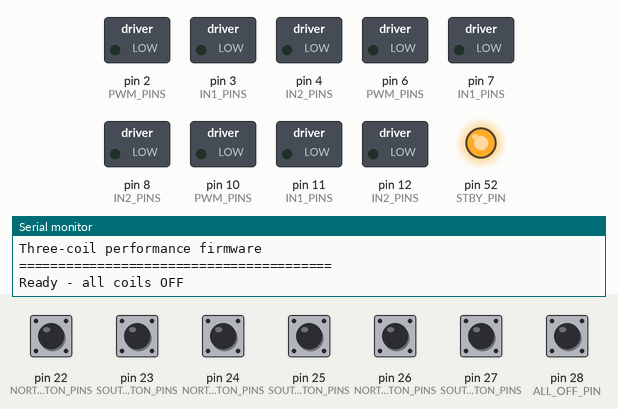
Simulated run of this sketch. Board: Arduino Mega 2560, built with avr-gcc and run on an emulated ATmega2560. On the bench: switched loads named in the sketch (green lamp = pin HIGH), output pins drawn as LEDs (lit = HIGH), the last lines printed to the serial monitor. The inputs (shaded band) are chosen by the test bench; at power-on: pin 22 (NORTH_BUTTON_PINS), pin 23 (SOUTH_BUTTON_PINS), pin 24 (NORTH_BUTTON_PINS), pin 25 (SOUTH_BUTTON_PINS), pin 26 (NORTH_BUTTON_PINS), pin 27 (SOUTH_BUTTON_PINS), pin 28 (ALL_OFF_PIN) HIGH.

Above: at 1.2 s.
1.3 s: pin 22 (NORTH_BUTTON_PINS) pulled LOW for 0.15 s
At 1.37 s:
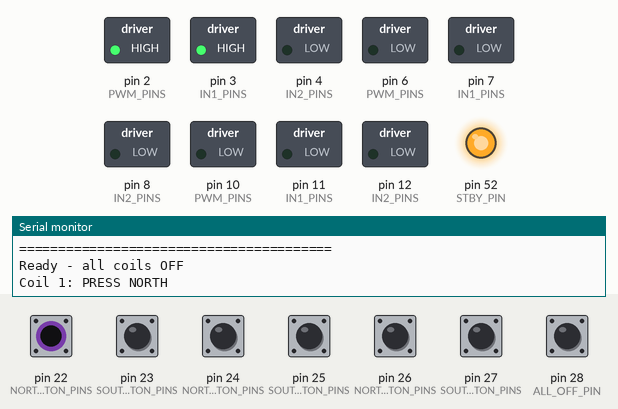
2.9 s: pin 23 (SOUTH_BUTTON_PINS) pulled LOW for 0.15 s
At 2.97 s:
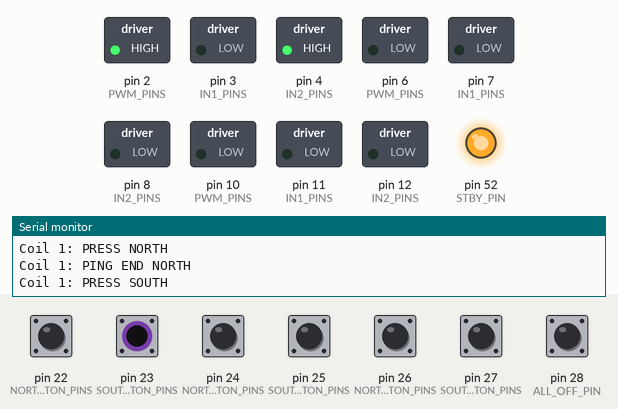
4.5 s: pin 24 (NORTH_BUTTON_PINS) pulled LOW for 1 s
At 5.0 s:
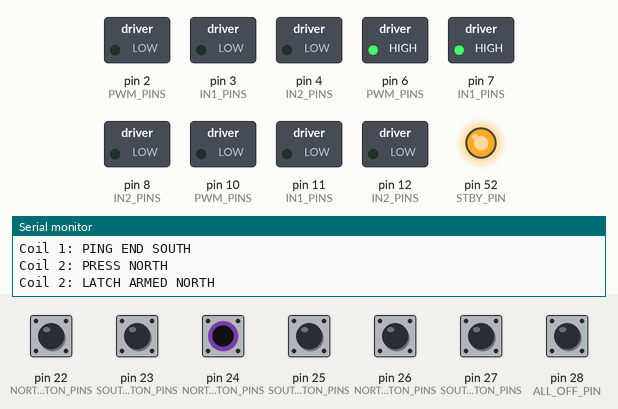
7.0 s: pin 25 (SOUTH_BUTTON_PINS) pulled LOW for 0.15 s
At 7.07 s:
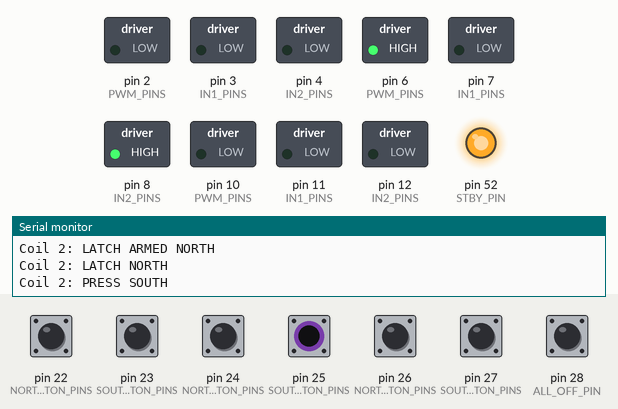
8.6 s: pin 27 (SOUTH_BUTTON_PINS) pulled LOW for 1 s
At 9.3 s:
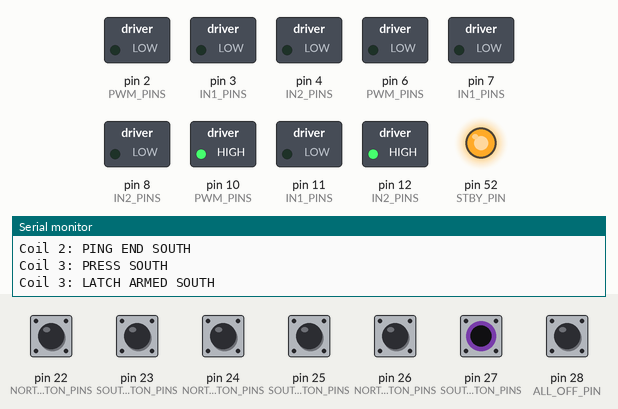
11.1 s: pin 26 (NORTH_BUTTON_PINS) pulled LOW for 0.15 s
At 11.17 s:
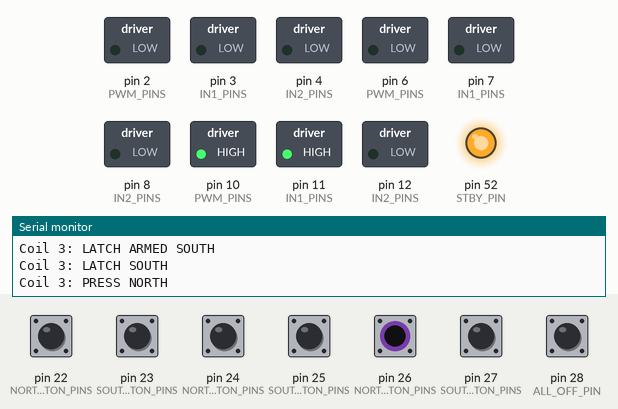
Timing chart, 0 to 13.7 s (numbered marks = the images above; inputs shaded):
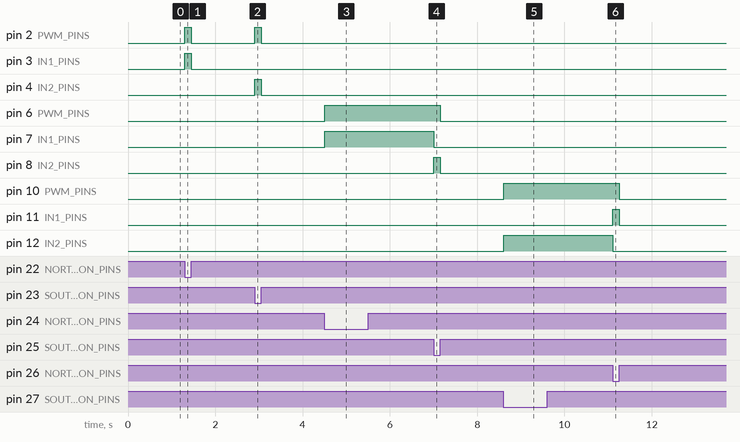

The sketch:

PendulumController_v1_0.ino
```cpp
/*
  ============================================================
  Pendulum Controller v1.0
  ============================================================

  Hardware:
    - Arduino Mega
    - 2 x TB6612FNG dual H-bridge boards
    - 3 x electromagnet coils
    - 2 momentary buttons per coil: NORTH and SOUTH
    - 1 momentary ALL OFF button

  Arduino pin map:
    Coil 1: PWM D2,  IN1 D3,  IN2 D4
    Coil 2: PWM D6,  IN1 D7,  IN2 D8
    Coil 3: PWM D10, IN1 D11, IN2 D12

    Coil 1 buttons: NORTH D22, SOUTH D23
    Coil 2 buttons: NORTH D24, SOUTH D25
    Coil 3 buttons: NORTH D26, SOUTH D27

    ALL OFF: D28
    Shared TB6612 STBY: D52

  Playing behaviour:
    - Coil responds as soon as a direction button is pressed.
    - Short press: momentary "ping"; coil turns off on release.
    - Long press (>= LATCH_TIME_MS): polarity latches on after release.
    - Short press of the currently latched direction: unlatches immediately.
      Keeping that same press held does not latch again; release first, then
      press-and-hold again if you want to relatch.
    - Pressing the opposite direction while latched reverses safely:
        short press -> opposite-direction ping, then off on release
        long press  -> opposite direction remains latched on release
    - ALL OFF clears every output and latch immediately.
    - Direct polarity reversals include non-blocking dead-time.
    - Simultaneous NORTH + SOUTH on one coil forces that coil off until both
      buttons are released.

  Notes:
    - Buttons connect between their Arduino pin and GND.
    - INPUT_PULLUP is used; no external button resistors are required.
    - TB6612 VCC connects to Arduino 5 V.
    - TB6612 VM connects to the 12 V coil supply.
    - Arduino GND, TB6612 GND and 12 V supply negative must be common.
    - External bridge rectifiers are not used with the TB6612 outputs.
*/

#include <Arduino.h>

// ============================================================
// User-adjustable settings
// ============================================================

constexpr uint8_t NUM_COILS = 3;

constexpr unsigned long LATCH_TIME_MS = 400;
constexpr unsigned long DEBOUNCE_MS   = 3;
constexpr unsigned long DEAD_TIME_MS  = 2;

constexpr uint8_t FULL_POWER = 255;

// Set to true while testing with Serial Monitor at 115200 baud.
constexpr bool DEBUG_SERIAL = true;

// ============================================================
// Pin assignments
// ============================================================

constexpr uint8_t STBY_PIN    = 52;
constexpr uint8_t ALL_OFF_PIN = 28;

constexpr uint8_t PWM_PINS[NUM_COILS]   = {2, 6, 10};
constexpr uint8_t IN1_PINS[NUM_COILS]   = {3, 7, 11};
constexpr uint8_t IN2_PINS[NUM_COILS]   = {4, 8, 12};

constexpr uint8_t NORTH_BUTTON_PINS[NUM_COILS] = {22, 24, 26};
constexpr uint8_t SOUTH_BUTTON_PINS[NUM_COILS] = {23, 25, 27};

// ============================================================
// Basic types
// ============================================================

enum class Direction : uint8_t {
  Off,
  North,
  South
};

enum class DriverPhase : uint8_t {
  Ready,
  DeadTime
};

// ============================================================
// Debounced active-low momentary button
// ============================================================

struct Button {
  uint8_t pin = 0;

  bool rawPressed = false;
  bool stablePressed = false;
  bool previousStablePressed = false;

  unsigned long rawChangedAt = 0;

  bool justPressed = false;
  bool justReleased = false;

  void begin(uint8_t assignedPin) {
    pin = assignedPin;
    pinMode(pin, INPUT_PULLUP);

    const bool initialPressed = (digitalRead(pin) == LOW);
    rawPressed = initialPressed;
    stablePressed = initialPressed;
    previousStablePressed = initialPressed;
    rawChangedAt = millis();

    justPressed = false;
    justReleased = false;
  }

  void update(unsigned long now) {
    justPressed = false;
    justReleased = false;

    const bool newRawPressed = (digitalRead(pin) == LOW);

    if (newRawPressed != rawPressed) {
      rawPressed = newRawPressed;
      rawChangedAt = now;
    }

    if ((now - rawChangedAt) >= DEBOUNCE_MS &&
        stablePressed != rawPressed) {
      previousStablePressed = stablePressed;
      stablePressed = rawPressed;

      justPressed = (!previousStablePressed && stablePressed);
      justReleased = (previousStablePressed && !stablePressed);
    }
  }

  bool isPressed() const {
    return stablePressed;
  }
};

// ============================================================
// Coil channel state
// ============================================================

struct CoilChannel {
  uint8_t index = 0;

  uint8_t pwmPin = 0;
  uint8_t in1Pin = 0;
  uint8_t in2Pin = 0;

  Button northButton;
  Button southButton;

  // What the bridge is physically outputting now.
  Direction outputDirection = Direction::Off;

  // Direction requested after safe dead-time.
  Direction pendingDirection = Direction::Off;

  DriverPhase driverPhase = DriverPhase::Ready;
  unsigned long deadTimeStartedAt = 0;

  // Persistent musical state.
  Direction latchedDirection = Direction::Off;

  // Current press gesture that may become a ping or latch.
  bool gestureActive = false;
  Direction gestureDirection = Direction::Off;
  unsigned long gestureStartedAt = 0;
  bool gesturePassedLatchTime = false;

  // Same-direction press used only to cancel an existing latch.
  // It must be released before it can be used to latch again.
  bool suppressNorthUntilRelease = false;
  bool suppressSouthUntilRelease = false;

  // Safety state if both direction buttons are held simultaneously.
  bool buttonConflict = false;
};

CoilChannel coils[NUM_COILS];
Button allOffButton;

// ============================================================
// Debug helpers
// ============================================================

const __FlashStringHelper* directionName(Direction direction) {
  switch (direction) {
    case Direction::North: return F("NORTH");
    case Direction::South: return F("SOUTH");
    default:               return F("OFF");
  }
}

void debugEvent(uint8_t coilIndex,
                const __FlashStringHelper* event,
                Direction direction = Direction::Off) {
  if (!DEBUG_SERIAL) {
    return;
  }

  Serial.print(F("Coil "));
  Serial.print(coilIndex + 1);
  Serial.print(F(": "));
  Serial.print(event);

  if (direction != Direction::Off) {
    Serial.print(F(" "));
    Serial.print(directionName(direction));
  }

  Serial.println();
}

// ============================================================
// Low-level TB6612 output functions
// ============================================================

void writeBridgeOff(CoilChannel& coil) {
  analogWrite(coil.pwmPin, 0);
  digitalWrite(coil.in1Pin, LOW);
  digitalWrite(coil.in2Pin, LOW);
  coil.outputDirection = Direction::Off;
}

void writeBridgeDirection(CoilChannel& coil, Direction direction) {
  if (direction == Direction::North) {
    digitalWrite(coil.in1Pin, HIGH);
    digitalWrite(coil.in2Pin, LOW);
    analogWrite(coil.pwmPin, FULL_POWER);
    coil.outputDirection = Direction::North;
  } else if (direction == Direction::South) {
    digitalWrite(coil.in1Pin, LOW);
    digitalWrite(coil.in2Pin, HIGH);
    analogWrite(coil.pwmPin, FULL_POWER);
    coil.outputDirection = Direction::South;
  } else {
    writeBridgeOff(coil);
  }
}

// Request a direction without ever switching directly from one polarity
// to the other. Reversals first go OFF, then wait DEAD_TIME_MS.
void requestOutput(CoilChannel& coil,
                   Direction requested,
                   unsigned long now) {
  if (requested == Direction::Off) {
    coil.pendingDirection = Direction::Off;
    coil.driverPhase = DriverPhase::Ready;
    writeBridgeOff(coil);
    return;
  }

  if (coil.driverPhase == DriverPhase::DeadTime) {
    // The bridge is already off. Update the intended destination while
    // preserving the dead-time that has already elapsed.
    coil.pendingDirection = requested;
    return;
  }

  if (coil.outputDirection == requested) {
    return;
  }

  if (coil.outputDirection == Direction::Off) {
    // Starting from OFF does not require reversal dead-time.
    coil.pendingDirection = Direction::Off;
    writeBridgeDirection(coil, requested);
    return;
  }

  // A true polarity reversal: switch off now, then wait.
  writeBridgeOff(coil);
  coil.pendingDirection = requested;
  coil.deadTimeStartedAt = now;
  coil.driverPhase = DriverPhase::DeadTime;
}

void updateDriver(CoilChannel& coil, unsigned long now) {
  if (coil.driverPhase != DriverPhase::DeadTime) {
    return;
  }

  if ((now - coil.deadTimeStartedAt) < DEAD_TIME_MS) {
    return;
  }

  const Direction destination = coil.pendingDirection;

  coil.pendingDirection = Direction::Off;
  coil.driverPhase = DriverPhase::Ready;

  if (destination != Direction::Off) {
    writeBridgeDirection(coil, destination);
  }
}

// ============================================================
// Musical state helpers
// ============================================================

void clearGesture(CoilChannel& coil) {
  coil.gestureActive = false;
  coil.gestureDirection = Direction::Off;
  coil.gestureStartedAt = 0;
  coil.gesturePassedLatchTime = false;
}

void forceCoilOff(CoilChannel& coil) {
  coil.latchedDirection = Direction::Off;
  clearGesture(coil);

  coil.pendingDirection = Direction::Off;
  coil.driverPhase = DriverPhase::Ready;

  coil.suppressNorthUntilRelease = false;
  coil.suppressSouthUntilRelease = false;

  writeBridgeOff(coil);
}

void forceAllOff() {
  for (uint8_t i = 0; i < NUM_COILS; ++i) {
    forceCoilOff(coils[i]);
  }

  if (DEBUG_SERIAL) {
    Serial.println(F("ALL OFF"));
  }
}

void beginGesture(CoilChannel& coil,
                  Direction direction,
                  unsigned long now) {
  coil.latchedDirection = Direction::Off;

  coil.gestureActive = true;
  coil.gestureDirection = direction;
  coil.gestureStartedAt = now;
  coil.gesturePassedLatchTime = false;

  requestOutput(coil, direction, now);
  debugEvent(coil.index, F("PRESS"), direction);
}

void cancelExistingLatchWithSameButton(CoilChannel& coil,
                                       Direction direction,
                                       unsigned long now) {
  (void)now;

  coil.latchedDirection = Direction::Off;
  clearGesture(coil);
  requestOutput(coil, Direction::Off, now);

  if (direction == Direction::North) {
    coil.suppressNorthUntilRelease = true;
  } else {
    coil.suppressSouthUntilRelease = true;
  }

  debugEvent(coil.index, F("UNLATCH"), direction);
}

void handleDirectionPress(CoilChannel& coil,
                          Direction direction,
                          unsigned long now) {
  const bool cancellingSameLatch =
      (coil.latchedDirection == direction);

  if (cancellingSameLatch) {
    cancelExistingLatchWithSameButton(coil, direction, now);
    return;
  }

  // Pressing the opposite direction, whether from OFF or from a latch,
  // starts a fresh gesture immediately.
  beginGesture(coil, direction, now);
}

void handleDirectionRelease(CoilChannel& coil,
                            Direction direction,
                            unsigned long now) {
  bool& suppressed =
      (direction == Direction::North)
          ? coil.suppressNorthUntilRelease
          : coil.suppressSouthUntilRelease;

  if (suppressed) {
    suppressed = false;
    return;
  }

  if (!coil.gestureActive || coil.gestureDirection != direction) {
    return;
  }

  const unsigned long heldFor = now - coil.gestureStartedAt;
  const bool shouldLatch =
      coil.gesturePassedLatchTime || heldFor >= LATCH_TIME_MS;

  if (shouldLatch) {
    coil.latchedDirection = direction;
    clearGesture(coil);
    requestOutput(coil, direction, now);
    debugEvent(coil.index, F("LATCH"), direction);
  } else {
    coil.latchedDirection = Direction::Off;
    clearGesture(coil);
    requestOutput(coil, Direction::Off, now);
    debugEvent(coil.index, F("PING END"), direction);
  }
}

void updateGestureLatchQualification(CoilChannel& coil,
                                     unsigned long now) {
  if (!coil.gestureActive || coil.gesturePassedLatchTime) {
    return;
  }

  const bool matchingButtonStillHeld =
      (coil.gestureDirection == Direction::North)
          ? coil.northButton.isPressed()
          : coil.southButton.isPressed();

  if (!matchingButtonStillHeld) {
    return;
  }

  if ((now - coil.gestureStartedAt) >= LATCH_TIME_MS) {
    coil.gesturePassedLatchTime = true;
    debugEvent(coil.index, F("LATCH ARMED"), coil.gestureDirection);
  }
}

// ============================================================
// Per-coil input and state update
// ============================================================

void updateCoil(CoilChannel& coil, unsigned long now) {
  coil.northButton.update(now);
  coil.southButton.update(now);

  const bool bothPressed =
      coil.northButton.isPressed() &&
      coil.southButton.isPressed();

  if (bothPressed) {
    if (!coil.buttonConflict) {
      coil.buttonConflict = true;
      forceCoilOff(coil);
      debugEvent(coil.index, F("BUTTON CONFLICT - OFF"));
    }

    updateDriver(coil, now);
    return;
  }

  if (coil.buttonConflict) {
    // Stay locked out until both direction buttons are released.
    if (!coil.northButton.isPressed() &&
        !coil.southButton.isPressed()) {
      coil.buttonConflict = false;
      debugEvent(coil.index, F("BUTTON CONFLICT CLEARED"));
    }

    updateDriver(coil, now);
    return;
  }

  if (coil.northButton.justPressed) {
    handleDirectionPress(coil, Direction::North, now);
  }

  if (coil.southButton.justPressed) {
    handleDirectionPress(coil, Direction::South, now);
  }

  if (coil.northButton.justReleased) {
    handleDirectionRelease(coil, Direction::North, now);
  }

  if (coil.southButton.justReleased) {
    handleDirectionRelease(coil, Direction::South, now);
  }

  updateGestureLatchQualification(coil, now);
  updateDriver(coil, now);
}

// ============================================================
// Setup
// ============================================================

void setup() {
  // Keep both TB6612 boards disabled while pins are configured.
  pinMode(STBY_PIN, OUTPUT);
  digitalWrite(STBY_PIN, LOW);

  if (DEBUG_SERIAL) {
    Serial.begin(115200);
    Serial.println();
    Serial.println(F("========================================"));
    Serial.println(F("Pendulum Controller v1.0"));
    Serial.println(F("Three-coil performance firmware"));
    Serial.println(F("========================================"));
  }

  allOffButton.begin(ALL_OFF_PIN);

  for (uint8_t i = 0; i < NUM_COILS; ++i) {
    CoilChannel& coil = coils[i];

    coil.index = i;
    coil.pwmPin = PWM_PINS[i];
    coil.in1Pin = IN1_PINS[i];
    coil.in2Pin = IN2_PINS[i];

    pinMode(coil.pwmPin, OUTPUT);
    pinMode(coil.in1Pin, OUTPUT);
    pinMode(coil.in2Pin, OUTPUT);

    coil.northButton.begin(NORTH_BUTTON_PINS[i]);
    coil.southButton.begin(SOUTH_BUTTON_PINS[i]);

    forceCoilOff(coil);
  }

  // Outputs are now known-safe; enable the driver boards.
  digitalWrite(STBY_PIN, HIGH);

  if (DEBUG_SERIAL) {
    Serial.println(F("Ready - all coils OFF"));
  }
}

// ============================================================
// Main loop
// ============================================================

void loop() {
  const unsigned long now = millis();

  allOffButton.update(now);

  // Holding ALL OFF prevents any coil input from re-energising outputs.
  if (allOffButton.isPressed()) {
    if (allOffButton.justPressed) {
      forceAllOff();
    }

    // Continue updating direction buttons so their debounce state remains
    // current, but keep every output firmly off.
    for (uint8_t i = 0; i < NUM_COILS; ++i) {
      coils[i].northButton.update(now);
      coils[i].southButton.update(now);
      writeBridgeOff(coils[i]);
    }

    return;
  }

  for (uint8_t i = 0; i < NUM_COILS; ++i) {
    updateCoil(coils[i], now);
  }
}
```

Measured:
- after the input at 1.3 s, pin 2 (PWM_PINS), pin 3 (IN1_PINS): LOW → HIGH at once, → LOW 0.15 s later
- after the input at 2.9 s, pin 2 (PWM_PINS), pin 4 (IN2_PINS): LOW → HIGH at once, → LOW 0.15 s later
- after the input at 4.5 s, pin 6 (PWM_PINS), pin 7 (IN1_PINS): LOW → HIGH at once
- after the input at 7.0 s, pin 6 (PWM_PINS): HIGH → LOW after 0.15 s; pin 7 (IN1_PINS): HIGH → LOW at once; pin 8 (IN2_PINS): LOW → HIGH at once, → LOW 0.15 s later
- after the input at 8.6 s, pin 10 (PWM_PINS), pin 12 (IN2_PINS): LOW → HIGH at once
- after the input at 11.1 s, pin 10 (PWM_PINS): HIGH → LOW after 0.15 s; pin 11 (IN1_PINS): LOW → HIGH at once, → LOW 0.15 s later; pin 12 (IN2_PINS): HIGH → LOW at once
